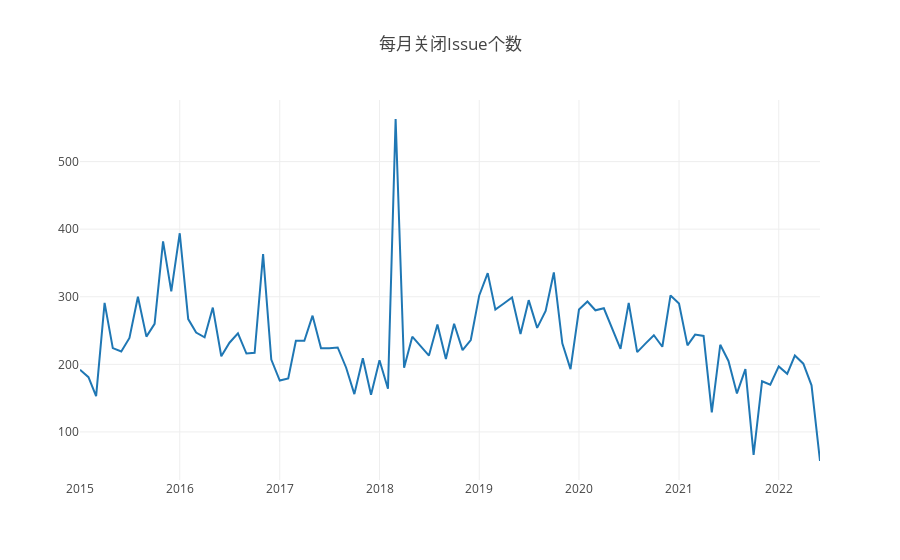

This figure's notebook cell:
### Code cell
var startYear = 2015,
  endYear = 2022;
var years = [];
var repo_id = 507775;
var query = openDigger.driver.clickhouse.query;
for (var y = startYear; y <= endYear; y++) years.push(y);
console.log('2.2.1 - - - - - - - - - ');
Promise.all(
  years.map((year) => {
    return query(`
    select issue_closed_at
    from github_log.events
    where toYear(issue_closed_at)=${year} and repo_id=${repo_id} and type = 'IssuesEvent' and action = 'closed'
    `);
  })
).then((data) => {
  const tmp = {};
  let issumeAverageDuration = 0;
  for(let i = 0; i < data.length; i++) {
    for(let j = 0; j < data[i].length; j++) {
      if (tmp.hasOwnProperty(data[i][j].issue_closed_at.slice(0, 7))) {
        tmp[data[i][j].issue_closed_at.slice(0, 7)] += 1;
      } else {
        tmp[data[i][j].issue_closed_at.slice(0, 7)] = 1;
      }
    }
  }
  const ordered = Object.fromEntries(Object.entries(tmp).sort());
  let timeArray = [];
  let countArray = [];
  for (const key in ordered) {
    timeArray.push(key);
    countArray.push(ordered[key]);
  }
  // for (let i = 0; i < timeArray.length; i++) {
  //   console.log("年月: " + timeArray[i]);
  //   console.log("当月关闭Issue个数: " + countArray[i]);
  // }
  var data = [
    {
      x: timeArray,
      y: countArray,
      type: 'scatter'
    },
  ];
  openDigger.render.plotly(data, {title: '每月关闭Issue个数'});
});

### Figure 1 — Plotly figure (JSON) as saved in the notebook; plotly's stock layout.template omitted (floating-point values rounded to 4 significant figures)
{"data": [{"type": "scatter", "x": ["2015-01", "2015-02", "2015-03", "2015-04", "2015-05", "2015-06", "2015-07", "2015-08", "2015-09", "2015-10", "2015-11", "2015-12", "2016-01", "2016-02", "2016-03", "2016-04", "2016-05", "2016-06", "2016-07", "2016-08", "2016-09", "2016-10", "2016-11", "2016-12", "2017-01", "2017-02", "2017-03", "2017-04", "2017-05", "2017-06", "2017-07", "2017-08", "2017-09", "2017-10", "2017-11", "2017-12", "2018-01", "2018-02", "2018-03", "2018-04", "2018-05", "2018-06", "2018-07", "2018-08", "2018-09", "2018-10", "2018-11", "2018-12", "2019-01", "2019-02", "2019-03", "2019-04", "2019-05", "2019-06", "2019-07", "2019-08", "2019-09", "2019-10", "2019-11", "2019-12", "2020-01", "2020-02", "2020-03", "2020-04", "2020-05", "2020-06", "2020-07", "2020-08", "2020-09", "2020-10", "2020-11", "2020-12", "2021-01", "2021-02", "2021-03", "2021-04", "2021-05", "2021-06", "2021-07", "2021-08", "2021-09", "2021-10", "2021-11", "2021-12", "2022-01", "2022-02", "2022-03", "2022-04", "2022-05", "2022-06"], "y": [192, 181, 153, 291, 224, 219, 239, 300, 241, 260, 382, 308, 394, 267, 247, 240, 284, 212, 232, 246, 216, 217, 363, 207, 176, 179, 235, 235, 272, 224, 224, 225, 195, 156, 209, 155, 206, 164, 563, 195, 241, 226, 213, 259, 208, 260, 221, 236, 302, 335, 281, 290, 299, 245, 295, 254, 279, 336, 231, 193, 281, 293, 280, 283, 252, 223, 291, 218, 231, 243, 226, 302, 290, 228, 244, 242, 129, 229, 205, 157, 193, 66, 175, 170, 197, 186, 213, 201, 169, 57]}], "layout": {"autosize": true, "title": {"text": "每月关闭Issue个数"}, "xaxis": {"autorange": true, "range": ["2015-01-01", "2022-06-01"], "type": "date"}, "yaxis": {"autorange": true, "range": [28.89, 591.1], "type": "linear"}}}
